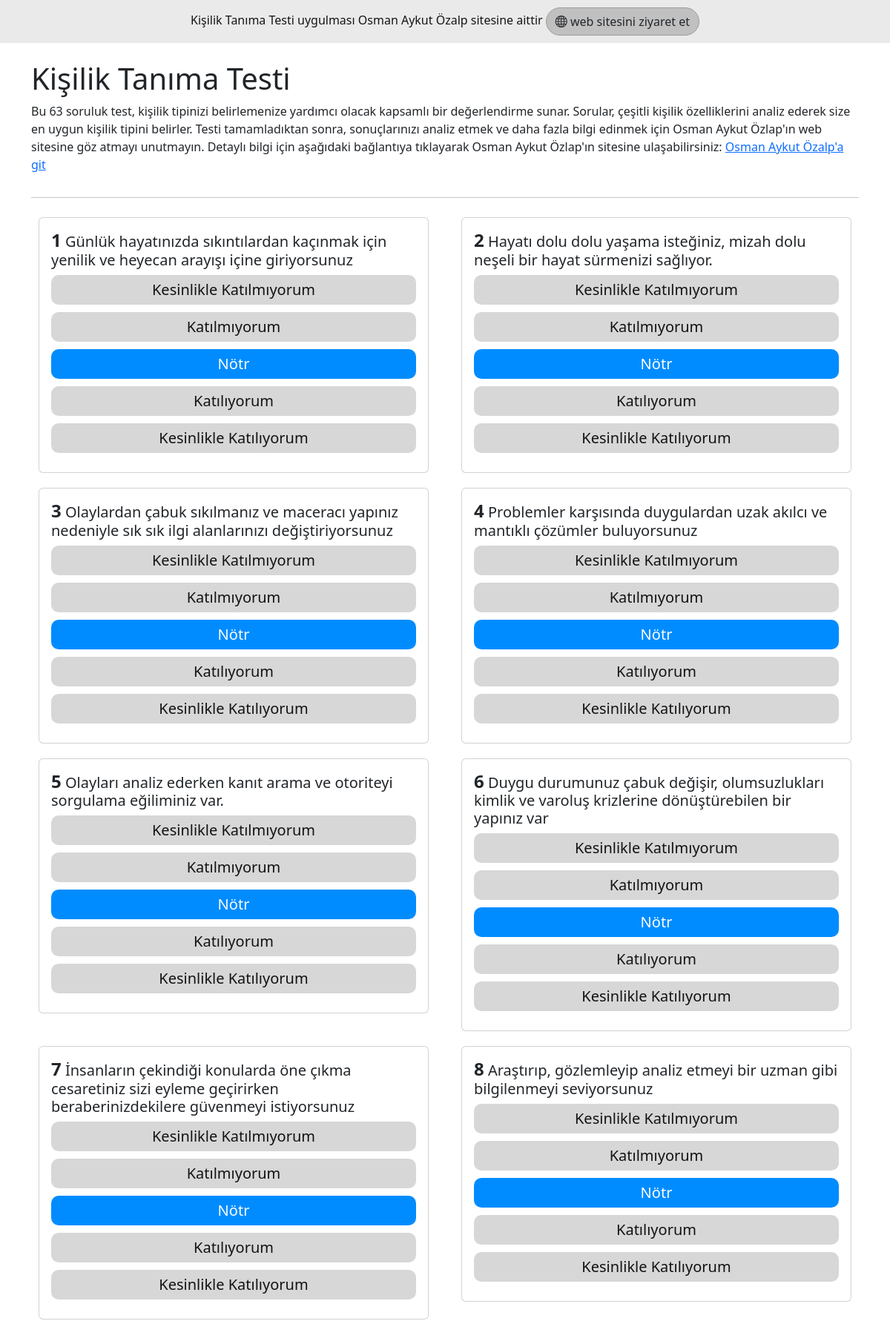
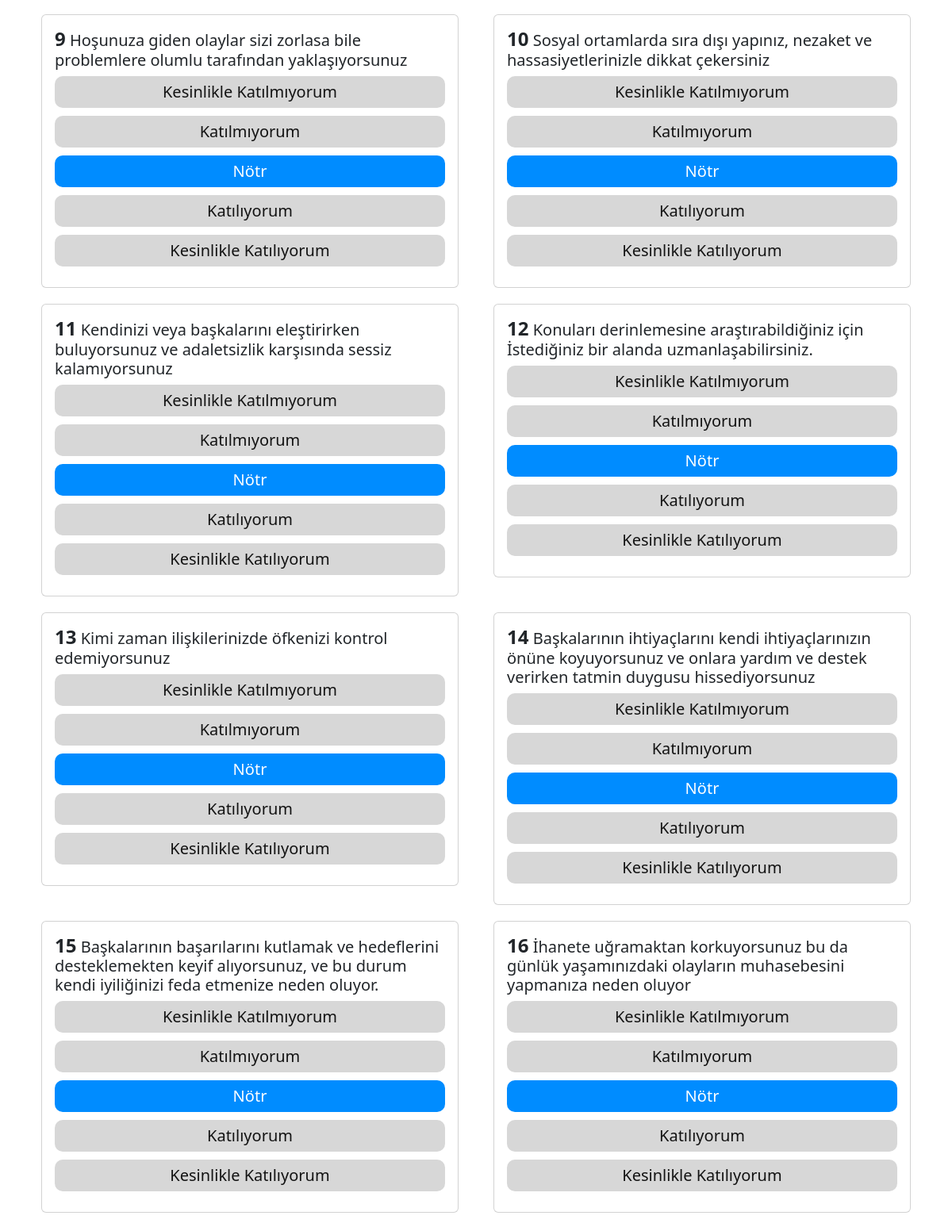
The page / (upper part) on the database its author committed (2 pictures, top to bottom).
### tables this page shows
CREATE TABLE `question` (
  `id` int(11) NOT NULL,
  `question` longtext NOT NULL,
  `enneagramId` int(11) NOT NULL
);

### index.php (the view, shortened to what this page needs)
<?php
require "conn.php";
mysqli_set_charset($conn, "utf8");
mysqli_query($conn, "SET NAMES 'utf8'");
?>
<html>
<head>
    <link href="https://cdn.jsdelivr.net/npm/bootstrap@5.3.3/dist/css/bootstrap.min.css" rel="stylesheet">
    <link rel="stylesheet" href="https://cdn.jsdelivr.net/npm/bootstrap-icons@1.11.3/font/bootstrap-icons.min.css">
</head>
<body>
<div class="topbar">
    Kişilik Tanıma Testi uygulması Osman Aykut Özalp sitesine aittir
    <button onclick="window.location = '<?= WEBSITE_URL ?>'" class="btn custom-btn">
        <i class="bi bi-globe"></i> web sitesini ziyaret et
    </button>
</div>
<div class="container">
    <br>
    <div class="row">
        <div class="col-12">
            <h1>Kişilik Tanıma Testi</h1>
            <p>
                Bu 63 soruluk test, kişilik tipinizi belirlemenize yardımcı olacak kapsamlı bir değerlendirme sunar.
                Sorular, çeşitli kişilik özelliklerini analiz ederek size en uygun kişilik tipini belirler.
                Testi tamamladıktan sonra, sonuçlarınızı analiz etmek ve daha fazla bilgi edinmek için Osman Aykut Özlap'ın
                web sitesine göz atmayı unutmayın. Detaylı bilgi için aşağıdaki bağlantıya tıklayarak Osman Aykut Özlap'ın sitesine ulaşabilirsiniz: <a href="<?= WEBSITE_URL ?>">Osman Aykut Özalp'a git</a>
            </p>
        </div>
    </div>
    <hr>
    <form id="FormEnneagram">
        <div class="row">
            <?php
            $query = "SELECT q.question, e.id FROM question q INNER JOIN enneagram e ON q.enneagramId = e.id ORDER BY RAND()";
            $result = $conn->query($query);
            $counter = 1;
            if ($result->num_rows > 0) {
                while($row = $result->fetch_assoc()) {
                    ?>
                    <div class="col-12 col-lg-6">
                        <div style="margin: 10px" class="card">
                            <div class="card-body">
                                <h5><?= "<b style='font-weight:700;font-size: larger;'>".$counter."</b> ".$row['question'] ?></h5>
                                <div id="buttonContainer">
                                    <button type="button" class="rangeButton">Kesinlikle Katılmıyorum</button>
                                    <button type="button" class="rangeButton">Katılmıyorum</button>
                                    <button type="button" class="rangeButton rangeButtonActive">Nötr</button>
                                    <button type="button" class="rangeButton">Katılıyorum</button>
                                    <button type="button" class="rangeButton">Kesinlikle Katılıyorum</button>
                                </div>
                            </div>
                        </div>
                    </div>
                    <?php
                    $counter++;
                }
            } else {
                echo "Sorular bulunamadı.";
            }
            ?>
            <br>
            <br>
            <br>
            <br>
        </div>
    </form>
</div>
</body>
</html>

### index.php (style rules this page uses)
.rangeButton { width: 100%; padding: 5px; background-color: #d7d7d7; color: #131313; border: none; border-radius: 10px; font-size: 20px; margin-bottom: 10px; }
.rangeButtonActive { background-color: #008cff !important; color: white; }
.topbar { background-color: #eaeaea; text-align: center; color: #151515; padding: 10px; }
.custom-btn { background-color: #c0c0c0; border-radius: 20px; border:1px solid #9d9d9d; }

### rows shown on the page
question: question "Günlük hayatınızda sıkıntılardan kaçınmak için yenilik ve heyecan arayışı içine giriyorsunuz"
question: question "Hayatı dolu dolu yaşama isteğiniz, mizah dolu neşeli bir hayat sürmenizi sağlıyor."
question: question "Olaylardan çabuk sıkılmanız ve maceracı yapınız nedeniyle sık sık ilgi alanlarınızı değiştiriyorsunuz"
question: question "Problemler karşısında duygulardan uzak akılcı ve mantıklı çözümler buluyorsunuz"
question: question "Olayları analiz ederken kanıt arama ve otoriteyi sorgulama eğiliminiz var."
question: question "Duygu durumunuz çabuk değişir, olumsuzlukları kimlik ve varoluş krizlerine dönüştürebilen bir yapınız var"
question: question "İnsanların çekindiği konularda öne çıkma cesaretiniz sizi eyleme geçirirken beraberinizdekilere güvenmeyi istiyorsunuz"
question: question "Araştırıp, gözlemleyip analiz etmeyi bir uzman gibi bilgilenmeyi seviyorsunuz"
question: question "Hoşunuza giden olaylar sizi zorlasa bile problemlere olumlu tarafından yaklaşıyorsunuz"
question: question "Sosyal ortamlarda sıra dışı yapınız, nezaket ve hassasiyetlerinizle dikkat çekersiniz"
question: question "Kendinizi veya başkalarını eleştirirken buluyorsunuz ve adaletsizlik karşısında sessiz kalamıyorsunuz"
question: question "Konuları derinlemesine araştırabildiğiniz için İstediğiniz bir alanda uzmanlaşabilirsiniz."
question: question "Kimi zaman ilişkilerinizde öfkenizi kontrol edemiyorsunuz"
question: question "Başkalarının ihtiyaçlarını kendi ihtiyaçlarınızın önüne koyuyorsunuz ve onlara yardım ve destek verirken tatmin duygusu hissediyorsunuz"
question: question "Başkalarının başarılarını kutlamak ve hedeflerini desteklemekten keyif alıyorsunuz, ve bu durum kendi iyiliğinizi feda etmenize neden oluyor."
question: question "İhanete uğramaktan korkuyorsunuz bu da günlük yaşamınızdaki olayların muhasebesini yapmanıza neden oluyor"
